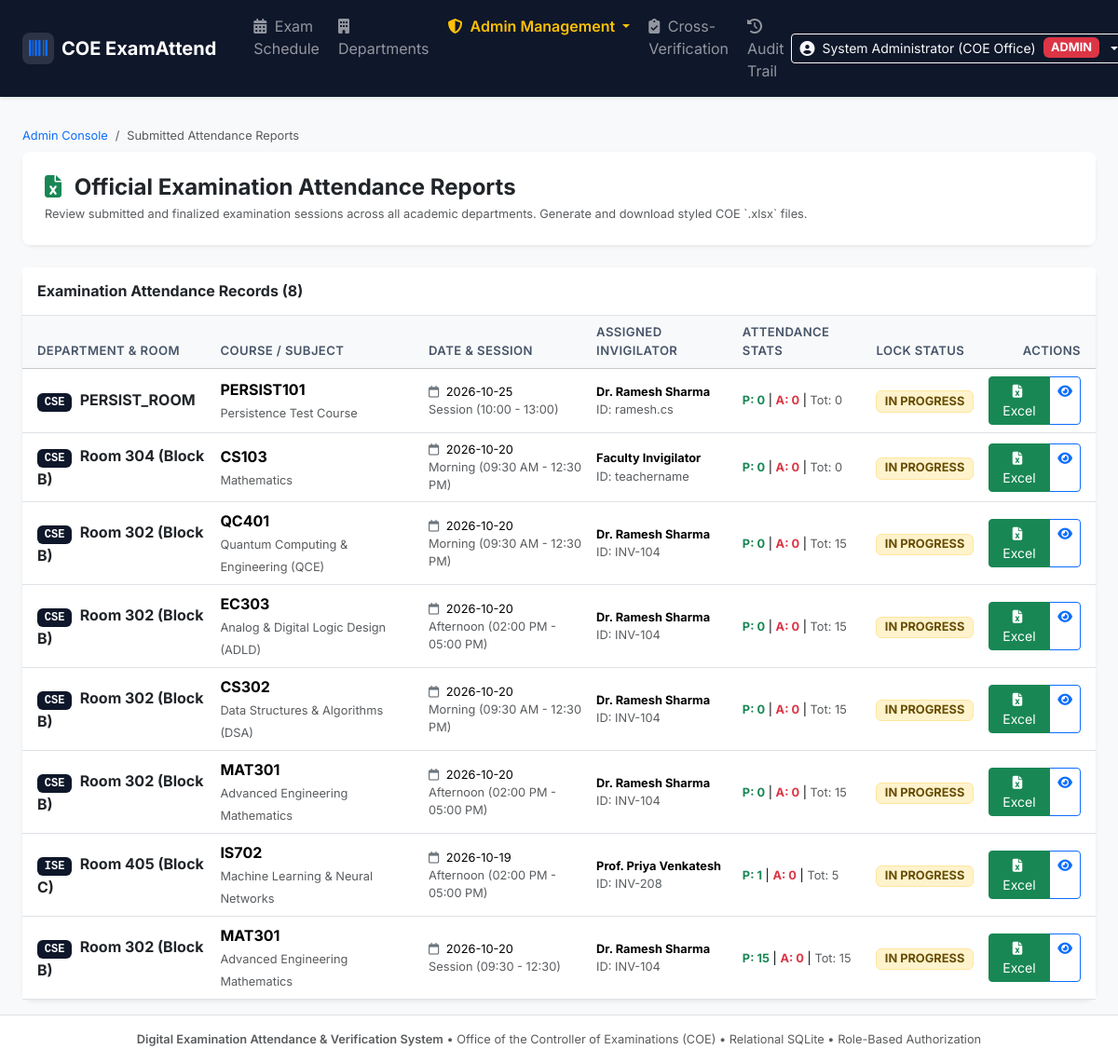
Page /admin/reports (signed in) on the earlier database version.
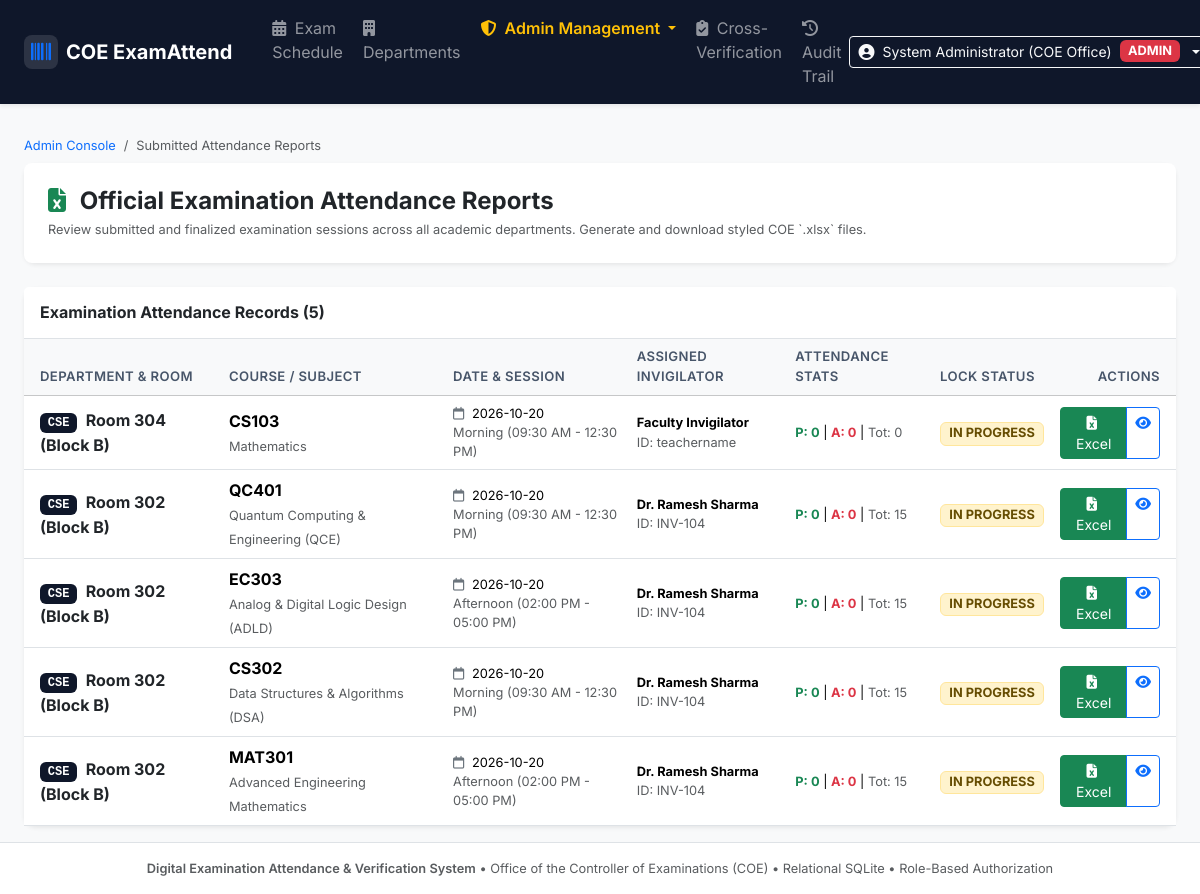
Same page on the later database version.
### tables this page shows
CREATE TABLE exam_sessions (
        id INTEGER PRIMARY KEY AUTOINCREMENT,
        course_code TEXT NOT NULL,
        course_name TEXT NOT NULL,
        exam_date TEXT NOT NULL,
        exam_session TEXT NOT NULL,
        room_number TEXT NOT NULL,
        qp_code TEXT NOT NULL,
        invigilator_name TEXT NOT NULL,
        invigilator_id TEXT NOT NULL,
        status TEXT DEFAULT 'IN_PROGRESS', -- 'IN_PROGRESS', 'LOCKED'
        locked_at TEXT,
        locked_by TEXT,
        created_at TEXT DEFAULT CURRENT_TIMESTAMP
    , exam_id INTEGER, subject_id INTEGER, department_id INTEGER, classroom_id INTEGER, invigilator_user_id INTEGER, submitted_at TEXT, start_time TEXT DEFAULT '09:30', end_time TEXT DEFAULT '12:30');

CREATE TABLE departments (
        id INTEGER PRIMARY KEY AUTOINCREMENT,
        code TEXT UNIQUE NOT NULL,
        name TEXT NOT NULL,
        created_at TEXT DEFAULT CURRENT_TIMESTAMP
    );

### app.py (the view)
@app.route('/admin/reports')
@admin_required
def admin_reports_view():
    conn = get_db()
    cursor = conn.cursor()
    cursor.execute('''
        SELECT
            s.*,
            d.code as dept_code,
            (SELECT COUNT(*) FROM students WHERE session_id = s.id) as total_count,
            (SELECT COUNT(*) FROM students WHERE session_id = s.id AND attendance_status = 'PRESENT') as present_count,
            (SELECT COUNT(*) FROM students WHERE session_id = s.id AND attendance_status = 'ABSENT') as absent_count
        FROM exam_sessions s
        LEFT JOIN departments d ON s.department_id = d.id
        ORDER BY s.id DESC
    ''')
    sessions = [dict(row) for row in cursor.fetchall()]
    conn.close()
    return render_template('admin/admin_reports.html', sessions=sessions)

### app.py (called while the page is built)
@app.context_processor
def inject_globals():
    return {
        'get_ist_now': get_ist_now
    }

def admin_required(f):
    @wraps(f)
    def decorated_function(*args, **kwargs):
        if not session.get('user_id'):
            if request.path.startswith('/api/'):
                return jsonify({'success': False, 'message': 'Authentication required.'}), 401
            return redirect(url_for('login', next=request.path))
        if session.get('role') != 'ADMIN':
            if request.path.startswith('/api/'):
                return jsonify({'success': False, 'message': 'Administrative privileges required.'}), 403
            flash('Access denied: Administrative privileges required.', 'danger')
            return redirect(url_for('departments_view'))
        return f(*args, **kwargs)
    return decorated_function

### database.py (called while the page is built)
def get_db(db_path=None):
    path = db_path or DB_PATH
    conn = sqlite3.connect(path, timeout=30.0)
    try:
        conn.execute("PRAGMA journal_mode=WAL;")
    except Exception:
        pass
    conn.execute("PRAGMA busy_timeout=15000;")
    conn.execute("PRAGMA foreign_keys=ON;")
    conn.row_factory = sqlite3.Row
    return conn

### templates/admin/admin_reports.html (shortened to what the changed rows need)
{% extends 'base.html' %}
{% block content %}
<div class="container-fluid px-3 px-md-4">
    <div class="card border-0 shadow-sm bg-white">
        <div class="card-header bg-white py-3 border-bottom d-flex align-items-center justify-content-between">
            <h6 class="fw-bold mb-0 text-dark">Examination Attendance Records ({{ sessions|length }})</h6>
        </div>
        <div class="card-body p-0">
            <div class="table-responsive">
                <table class="table table-hover align-middle mb-0">
                    <thead class="table-light">
                        <tr>
                            <th class="ps-3">Department & Room</th>
                            <th>Course / Subject</th>
                            <th>Date & Session</th>
                            <th>Assigned Invigilator</th>
                            <th>Attendance Stats</th>
                            <th>Lock Status</th>
                            <th class="text-end pe-3">Actions</th>
                        </tr>
                    </thead>
                    <tbody>
                        {% for s in sessions %}
                        <tr>
                            <td class="ps-3">
                                <span class="badge bg-navy text-white font-monospace">{{ s.dept_code }}</span>
                                <strong class="ms-1 text-dark">{{ s.room_number }}</strong>
                            </td>
                            <td>
                                <strong>{{ s.course_code }}</strong><br>
                                <span class="text-muted fs-7">{{ s.course_name }}</span>
                            </td>
                            <td class="fs-7">
                                <div><i class="fa-regular fa-calendar me-1 text-secondary"></i> {{ s.exam_date }}</div>
                                <div class="text-muted">{{ s.exam_session }}</div>
                            </td>
                            <td class="fs-7">
                                <strong>{{ s.invigilator_name }}</strong><br>
                                <span class="text-muted">ID: {{ s.invigilator_id }}</span>
                            </td>
                            <td class="fs-7">
                                <span class="text-success fw-bold">P: {{ s.present_count }}</span> |
                                <span class="text-danger fw-bold">A: {{ s.absent_count }}</span> |
                                <span class="text-muted">Tot: {{ s.total_count }}</span>
                            </td>
                            <td>
                                {% if s.status == 'LOCKED' or s.status == 'SUBMITTED' %}
                                    <span class="badge bg-danger text-white fs-7"><i class="fa-solid fa-lock me-1"></i> LOCKED</span>
                                    <div class="text-muted fs-7 mt-1">{{ s.locked_at[:16] if s.locked_at else '' }}</div>
                                {% else %}
                                    <span class="badge bg-warning-subtle text-warning-emphasis border border-warning-subtle fs-7">IN PROGRESS</span>
                                {% endif %}
                            </td>
                            <td class="text-end pe-3">
                                <div class="btn-group btn-group-sm">
                                    <a href="/download_report/{{ s.id }}" class="btn btn-success btn-sm" title="Download Official COE Excel Report">
                                        <i class="fa-solid fa-file-excel me-1"></i> Excel
                                    </a>
                                    <a href="/sessions/{{ s.id }}/roster" class="btn btn-outline-primary btn-sm" title="Inspect Roster">
                                        <i class="fa-solid fa-eye"></i>
                                    </a>
                                </div>
                            </td>
                        </tr>
                        {% endfor %}
                    </tbody>
                </table>
            </div>
        </div>
    </div>
</div>
{% endblock %}

Differences in the rows shown:
removed exam_sessions: dept_code "CSE", room_number "PERSIST_ROOM", course_code "PERSIST101", course_name "Persistence Test Course", exam_date "2026-10-25", exam_session "Session (10:00 - 13:00)", invigilator_name "Dr. Ramesh Sharma", invigilator_id "ramesh.cs", present_count "0", absent_count "0", total_count "0", status "IN PROGRESS"
removed exam_sessions: dept_code "ISE", room_number "Room 405 (Block C)", course_code "IS702", course_name "Machine Learning & Neural Networks", exam_date "2026-10-19", exam_session "Afternoon (02:00 PM - 05:00 PM)", invigilator_name "Prof. Priya Venkatesh", invigilator_id "INV-208", present_count "1", absent_count "0", total_count "5", status "IN PROGRESS"
removed exam_sessions: dept_code "CSE", room_number "Room 302 (Block B)", course_code "MAT301", course_name "Advanced Engineering Mathematics", exam_date "2026-10-20", exam_session "Session (09:30 - 12:30)", invigilator_name "Dr. Ramesh Sharma", invigilator_id "INV-104", present_count "15", absent_count "0", total_count "15", status "IN PROGRESS"
Other differences:
{{ sessions|length }}: "8" → "5"
